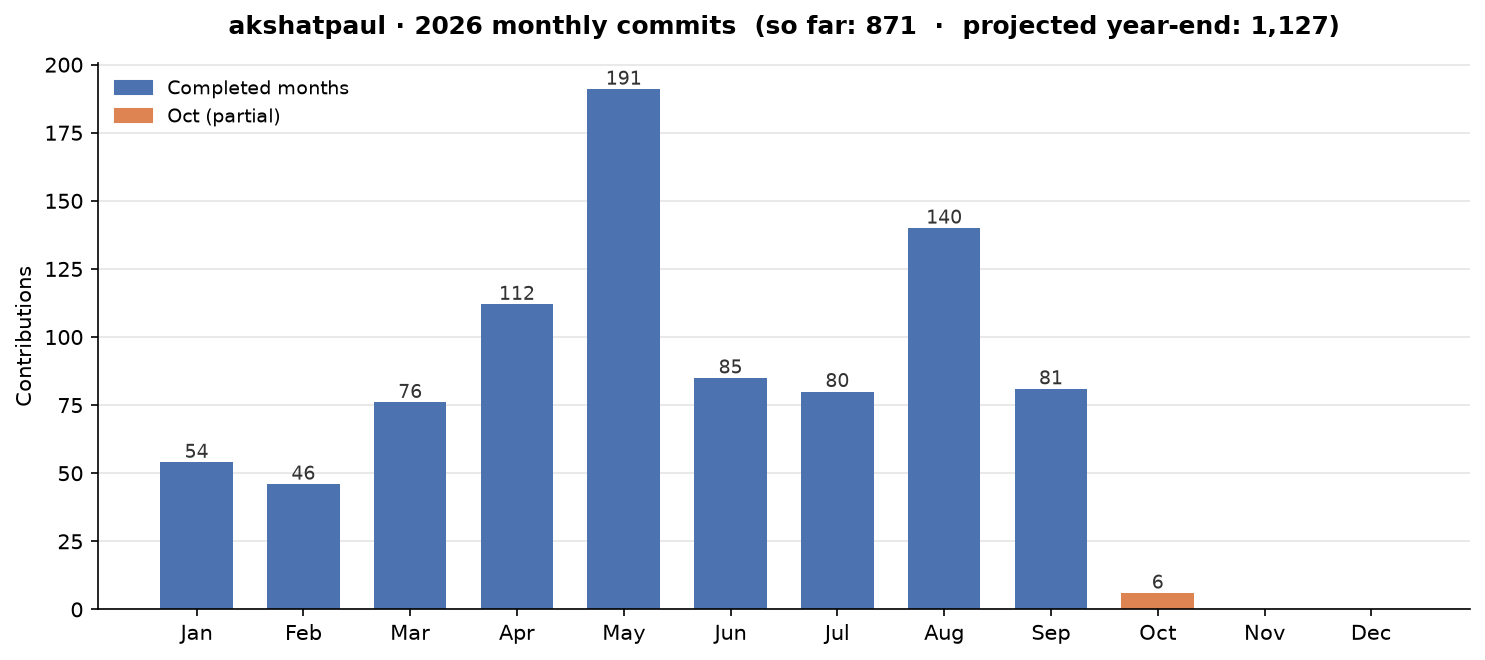

The Python source for this figure:
#!/usr/bin/env python3
"""Fetch this year's GitHub contribution calendar, break it down by month,
project a year-end total, and render a bar chart + a stats.md snippet.

Data source: GitHub GraphQL API `user.contributionsCollection.contributionCalendar`.
That calendar counts contributions (commits, PRs, issues, reviews); for a
developer-heavy account it tracks commit activity closely, and it is the only
endpoint that exposes a per-day breakdown. We refer to it as "commits" in the
rendered output for readability.

Environment variables:
  GH_TOKEN / GITHUB_TOKEN   - token with read access to public profile data
                             (the Actions built-in GITHUB_TOKEN works)
  GH_USERNAME               - GitHub login to report on. Falls back to
                             GITHUB_REPOSITORY_OWNER (set in Actions), then to
                             the hard-coded DEFAULT_USERNAME below.
"""

from __future__ import annotations

import datetime as dt
import json
import os
import sys
import urllib.error
import urllib.request

import matplotlib

matplotlib.use("Agg")
import matplotlib.pyplot as plt  # noqa: E402
from matplotlib.ticker import MaxNLocator  # noqa: E402

DEFAULT_USERNAME = "akshatpaul"
GRAPHQL_URL = "https://api.github.com/graphql"
CHART_PATH = "monthly_commits.png"
STATS_PATH = "stats.md"

QUERY = """
query($login: String!, $from: DateTime!, $to: DateTime!) {
  user(login: $login) {
    contributionsCollection(from: $from, to: $to) {
      contributionCalendar {
        totalContributions
        weeks {
          contributionDays {
            date
            contributionCount
          }
        }
      }
    }
  }
}
"""


def get_token() -> str:
    token = os.environ.get("GH_TOKEN") or os.environ.get("GITHUB_TOKEN")
    if not token:
        sys.exit("error: set GH_TOKEN or GITHUB_TOKEN in the environment")
    return token


def get_username() -> str:
    return (
        os.environ.get("GH_USERNAME")
        or os.environ.get("GITHUB_REPOSITORY_OWNER")
        or DEFAULT_USERNAME
    )


def fetch_calendar(token: str, login: str, year: int) -> list[dict]:
    """Return a flat list of {date: 'YYYY-MM-DD', count: int} for the year."""
    frm = dt.datetime(year, 1, 1, tzinfo=dt.timezone.utc)
    to = dt.datetime.now(dt.timezone.utc)
    payload = json.dumps(
        {
            "query": QUERY,
            "variables": {
                "login": login,
                "from": frm.isoformat(),
                "to": to.isoformat(),
            },
        }
    ).encode()

    req = urllib.request.Request(
        GRAPHQL_URL,
        data=payload,
        headers={
            "Authorization": f"bearer {token}",
            "Content-Type": "application/json",
            "User-Agent": f"{login}-monthly-commits",
        },
    )
    try:
        with urllib.request.urlopen(req, timeout=30) as resp:
            body = json.load(resp)
    except urllib.error.HTTPError as exc:
        sys.exit(f"error: GitHub API returned {exc.code}: {exc.read().decode()[:400]}")
    except urllib.error.URLError as exc:
        sys.exit(f"error: could not reach GitHub API: {exc}")

    if body.get("errors"):
        sys.exit(f"error: GraphQL errors: {json.dumps(body['errors'])}")

    user = (body.get("data") or {}).get("user")
    if not user:
        sys.exit(f"error: no such user '{login}' or no access")

    days: list[dict] = []
    weeks = user["contributionsCollection"]["contributionCalendar"]["weeks"]
    for week in weeks:
        for day in week["contributionDays"]:
            days.append({"date": day["date"], "count": day["contributionCount"]})
    return days


def build_report(days: list[dict], year: int) -> dict:
    today = dt.date.today()
    is_current_year = today.year == year

    monthly = [0] * 12
    total_so_far = 0
    for entry in days:
        d = dt.date.fromisoformat(entry["date"])
        if d.year != year:
            continue
        if is_current_year and d > today:
            continue
        monthly[d.month - 1] += entry["count"]
        total_so_far += entry["count"]

    year_start = dt.date(year, 1, 1)
    year_end = dt.date(year, 12, 31)
    days_in_year = (year_end - year_start).days + 1

    if is_current_year:
        days_elapsed = (today - year_start).days + 1
        current_month = today.month
    else:
        days_elapsed = days_in_year
        current_month = None

    daily_avg = total_so_far / days_elapsed if days_elapsed else 0.0
    projected = round(daily_avg * days_in_year)

    return {
        "year": year,
        "monthly": monthly,
        "total_so_far": total_so_far,
        "days_elapsed": days_elapsed,
        "days_in_year": days_in_year,
        "daily_avg": daily_avg,
        "projected": projected,
        "current_month": current_month,
    }


def render_chart(report: dict) -> None:
    months = ["Jan", "Feb", "Mar", "Apr", "May", "Jun",
              "Jul", "Aug", "Sep", "Oct", "Nov", "Dec"]
    values = report["monthly"]
    current_month = report["current_month"]

    base_color = "#4C72B0"
    current_color = "#DD8452"
    future_color = "#D9D9D9"

    colors = []
    for i in range(12):
        month_num = i + 1
        if current_month and month_num == current_month:
            colors.append(current_color)
        elif current_month and month_num > current_month:
            colors.append(future_color)
        else:
            colors.append(base_color)

    fig, ax = plt.subplots(figsize=(10, 4.5), dpi=150)
    bars = ax.bar(months, values, color=colors, width=0.68)

    for rect, val in zip(bars, values):
        if val == 0:
            continue
        ax.text(
            rect.get_x() + rect.get_width() / 2,
            rect.get_height(),
            str(val),
            ha="center",
            va="bottom",
            fontsize=9,
            color="#333333",
        )

    title = (
        f"{get_username()} · {report['year']} monthly commits  "
        f"(so far: {report['total_so_far']:,}  ·  "
        f"projected year-end: {report['projected']:,})"
    )
    ax.set_title(title, fontsize=12, fontweight="bold", pad=14)
    ax.set_ylabel("Contributions")
    ax.yaxis.set_major_locator(MaxNLocator(integer=True))
    ax.grid(axis="y", color="#E5E5E5", linewidth=0.8)
    ax.set_axisbelow(True)
    for spine in ("top", "right"):
        ax.spines[spine].set_visible(False)

    if current_month:
        legend_handles = [
            plt.Rectangle((0, 0), 1, 1, color=base_color),
            plt.Rectangle((0, 0), 1, 1, color=current_color),
        ]
        ax.legend(
            legend_handles,
            ["Completed months", f"{months[current_month - 1]} (partial)"],
            frameon=False,
            fontsize=9,
            loc="upper left",
        )

    fig.tight_layout()
    fig.savefig(CHART_PATH, facecolor="white", bbox_inches="tight")
    plt.close(fig)
    print(f"wrote {CHART_PATH}")


def write_stats(report: dict) -> None:
    now = dt.datetime.now(dt.timezone.utc).strftime("%Y-%m-%d %H:%M UTC")
    lines = [
        f"- **Commits so far ({report['year']}):** {report['total_so_far']:,} "
        f"over {report['days_elapsed']} days",
        f"- **Daily average:** {report['daily_avg']:.2f} commits/day",
        f"- **Projected {report['year']} year-end total:** "
        f"{report['projected']:,} commits",
        "",
        f"_Last updated: {now}_",
        "",
    ]
    with open(STATS_PATH, "w") as fh:
        fh.write("\n".join(lines))
    print(f"wrote {STATS_PATH}")


def main() -> None:
    year = int(os.environ.get("STATS_YEAR", dt.date.today().year))
    token = get_token()
    login = get_username()
    print(f"fetching {login} contribution calendar for {year} ...")
    days = fetch_calendar(token, login, year)
    report = build_report(days, year)
    render_chart(report)
    write_stats(report)
    print(
        f"done: {report['total_so_far']} so far, "
        f"{report['daily_avg']:.2f}/day, projected {report['projected']}"
    )


if __name__ == "__main__":
    main()
